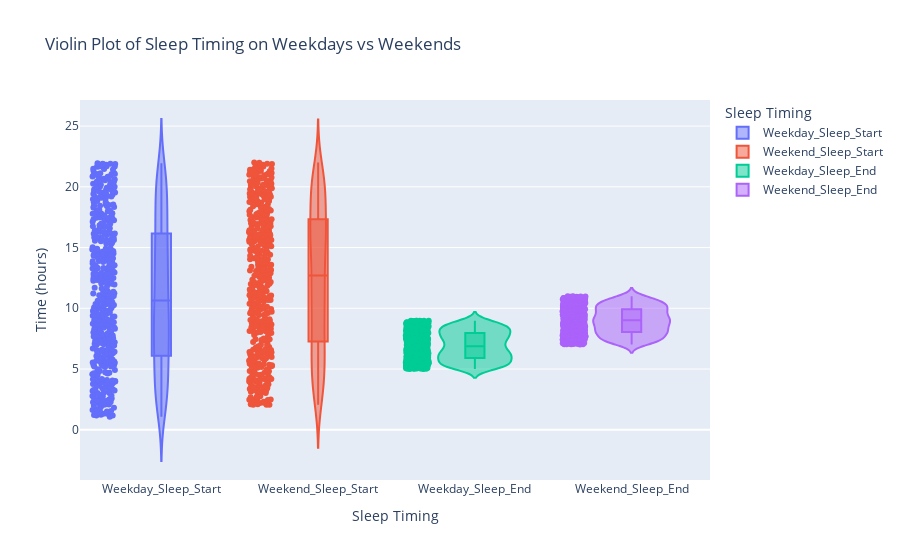

This figure's notebook cell:
### Code cell
fig = px.violin(
    df_long,
    x='Sleep_Type',
    y='Time',
    color='Sleep_Type',
    title='Violin Plot of Sleep Timing on Weekdays vs Weekends',
    box=True, 
    points='all',  
    labels={'Time': 'Time (hours)', 'Sleep_Type': 'Sleep Timing'},
)

fig.show()

### Figure 1 — Plotly figure (JSON) as saved in the notebook; plotly's stock layout.template omitted (floating-point values rounded to 4 significant figures; data arrays with more than 128 entries replaced by an {"elided": "..."} marker saying what was removed)
{"data": [{"alignmentgroup": "True", "box": {"visible": true}, "hovertemplate": "Sleep Timing=%{x}<br>Time (hours)=%{y}<extra></extra>", "legendgroup": "Weekday_Sleep_Start", "marker": {"color": "#636efa"}, "name": "Weekday_Sleep_Start", "offsetgroup": "Weekday_Sleep_Start", "orientation": "v", "points": "all", "scalegroup": "True", "showlegend": true, "type": "violin", "x": {"elided": "500 str values"}, "x0": " ", "xaxis": "x", "y": {"elided": "500 float values"}, "y0": " ", "yaxis": "y"}, {"alignmentgroup": "True", "box": {"visible": true}, "hovertemplate": "Sleep Timing=%{x}<br>Time (hours)=%{y}<extra></extra>", "legendgroup": "Weekend_Sleep_Start", "marker": {"color": "#EF553B"}, "name": "Weekend_Sleep_Start", "offsetgroup": "Weekend_Sleep_Start", "orientation": "v", "points": "all", "scalegroup": "True", "showlegend": true, "type": "violin", "x": {"elided": "500 str values"}, "x0": " ", "xaxis": "x", "y": {"elided": "500 float values"}, "y0": " ", "yaxis": "y"}, {"alignmentgroup": "True", "box": {"visible": true}, "hovertemplate": "Sleep Timing=%{x}<br>Time (hours)=%{y}<extra></extra>", "legendgroup": "Weekday_Sleep_End", "marker": {"color": "#00cc96"}, "name": "Weekday_Sleep_End", "offsetgroup": "Weekday_Sleep_End", "orientation": "v", "points": "all", "scalegroup": "True", "showlegend": true, "type": "violin", "x": {"elided": "500 str values"}, "x0": " ", "xaxis": "x", "y": {"elided": "500 float values"}, "y0": " ", "yaxis": "y"}, {"alignmentgroup": "True", "box": {"visible": true}, "hovertemplate": "Sleep Timing=%{x}<br>Time (hours)=%{y}<extra></extra>", "legendgroup": "Weekend_Sleep_End", "marker": {"color": "#ab63fa"}, "name": "Weekend_Sleep_End", "offsetgroup": "Weekend_Sleep_End", "orientation": "v", "points": "all", "scalegroup": "True", "showlegend": true, "type": "violin", "x": {"elided": "500 str values"}, "x0": " ", "xaxis": "x", "y": {"elided": "500 float values"}, "y0": " ", "yaxis": "y"}], "layout": {"autosize": true, "legend": {"title": {"text": "Sleep Timing"}, "tracegroupgap": 0}, "title": {"text": "Violin Plot of Sleep Timing on Weekdays vs Weekends"}, "violinmode": "overlay", "xaxis": {"anchor": "y", "autorange": true, "categoryarray": ["Weekday_Sleep_Start", "Weekend_Sleep_Start", "Weekday_Sleep_End", "Weekend_Sleep_End"], "categoryorder": "array", "domain": [0, 1], "range": [-0.5279, 3.5], "title": {"text": "Sleep Timing"}, "type": "category"}, "yaxis": {"anchor": "x", "autorange": true, "domain": [0, 1], "range": [-4.134, 27.14], "title": {"text": "Time (hours)"}, "type": "linear"}}}
